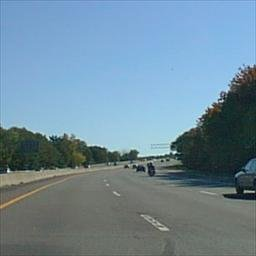
#> input picture Image-Segmentation-and-Pixel-Classification/cs558F21_HW4_data/sky/sky_test1.jpg, 256 x 256 px
$ python -i ops.py   (imports and definitions only)
#> lines starting #> are read from the running program, lines starting #| are printed output that depends on the picture
from enum import Enum
from typing import (
    Callable,
    List,
    Literal,
    Tuple,
    Union,
)

import numpy as np
from PIL import Image


class Filter2D(Enum):
    HORIZONTAL_SOBEL_FILTER = [[-1, 0, 1], [-2, 0, 2], [-1, 0, 1]]
    IDENTITY_FILTER = [[0, 0, 0], [0, 1, 0], [0, 0, 0]]
    VERTICAL_SOBEL_FILTER = [[-1, -2, -1], [0, 0, 0], [1, 2, 1]]


class SimilarityMeasure(Enum):
    SSD = "sum_squared_difference"
    NCC = "normalized_cross_correlation"  # aka, the Pearson Correlation Coef
    COS = "cosine_similarity"
    NULL = "randomness"  #  when selected, this means we don't actually care about similarity


# [73 lines left out: functions convert_1d_indices_to_2d, compute_similarity, not called in this run]


def load_image(
    filename: str,
    rotation_angle: int = 0,
    return_grayscale: bool = True,
    return_array: bool = False,
    target_size: Tuple[int, int] = None,
    verbosity: bool = True,
) -> Union[List[List[int]], np.ndarray]:
    """
    Allows us to convert images from its binary form
    to a 2D array-like representing the image.

    Parameters:
        filename(str): relative path to the image file
        rotation_angle(int): in degrees
        return_array(bool): if True, the output returned is an ndarray
        return_grayscale(bool): if True, the output has only 1 channel. It will be a 2D NumPy array.
        target_size(2-tuple): (width, height) that you want the output to have.

    Returns: array-like, pixel raster matrix
    """
#> called with rotation_angle = 0, return_grayscale = True, return_array = False, verbosity = True
    with Image.open(filename) as img:
        # Convert the image to grayscale, and do any rotations as needed
#> img is the input picture: PIL image 256x256 RGB; mean R, G, B 112, 138.5, 154.8
        if return_grayscale:
            img = img.convert("L")
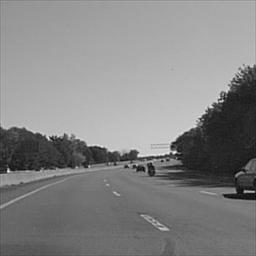
#> img: PIL image 256x256 L; min 2, max 249, mean 132.4

        img = img.rotate(rotation_angle, expand=1)

        if target_size is not None:
            img = img.resize(size=target_size)

        # Get image data as a list of lists (2D list)
        image_data = list(img.getdata())  # currently, this is 1D
#> image_data = 65536 items
        width, height = img.size
#> width = 256; height = 256
        image_data = [image_data[i * width : (i + 1) * width] for i in range(height)]
#> image_data = 256 items

        if return_array is True:
            image_data = np.array(image_data)

        if verbosity is True:
#> (the run stopped early here; a loop or call above may not have finished)

$ run again, on Image-Segmentation-and-Pixel-Classification/cs558F21_HW4_data/sky/sky_test2.jpg
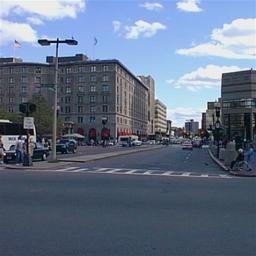
#> input picture Image-Segmentation-and-Pixel-Classification/cs558F21_HW4_data/sky/sky_test2.jpg, 256 x 256 px
#> in load_image, img is the input picture: PIL image 256x256 RGB; mean R, G, B 98.7, 112.4, 133.3
#> in load_image, `img = img.convert("L")`:
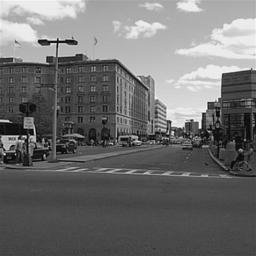
#> img: PIL image 256x256 L; min 1, max 253, mean 110.7
#> in load_image, `image_data = list(img.getdata())`: image_data = 65536 items
#> in load_image, `image_data = [image_data[i * width : (i + 1) * width] for i in range(h..`: image_data = 256 items

$ run again, on Image-Segmentation-and-Pixel-Classification/cs558F21_HW4_data/sky/sky_test3.jpg
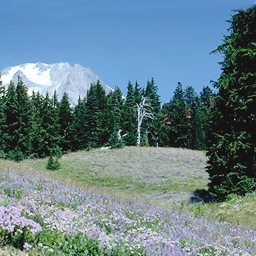
#> input picture Image-Segmentation-and-Pixel-Classification/cs558F21_HW4_data/sky/sky_test3.jpg, 256 x 256 px
#> in load_image, img is the input picture: PIL image 256x256 RGB; mean R, G, B 103.3, 128.7, 137.6
#> in load_image, `img = img.convert("L")`:
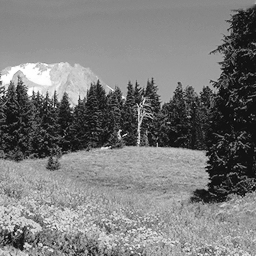
#> img: PIL image 256x256 L; min 3, max 255, mean 122.1
#> in load_image, `image_data = list(img.getdata())`: image_data = 65536 items
#> in load_image, `image_data = [image_data[i * width : (i + 1) * width] for i in range(h..`: image_data = 256 items

$ run again, on Image-Segmentation-and-Pixel-Classification/cs558F21_HW4_data/sky/sky_test4.jpg
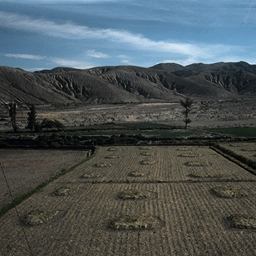
#> input picture Image-Segmentation-and-Pixel-Classification/cs558F21_HW4_data/sky/sky_test4.jpg, 256 x 256 px
#> in load_image, img is the input picture: PIL image 256x256 RGB; mean R, G, B 76.2, 85.3, 88
#> in load_image, `img = img.convert("L")`:
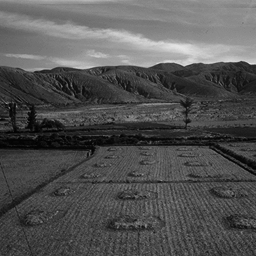
#> img: PIL image 256x256 L; min 1, max 230, mean 82.8
#> in load_image, `image_data = list(img.getdata())`: image_data = 65536 items
#> in load_image, `image_data = [image_data[i * width : (i + 1) * width] for i in range(h..`: image_data = 256 items
